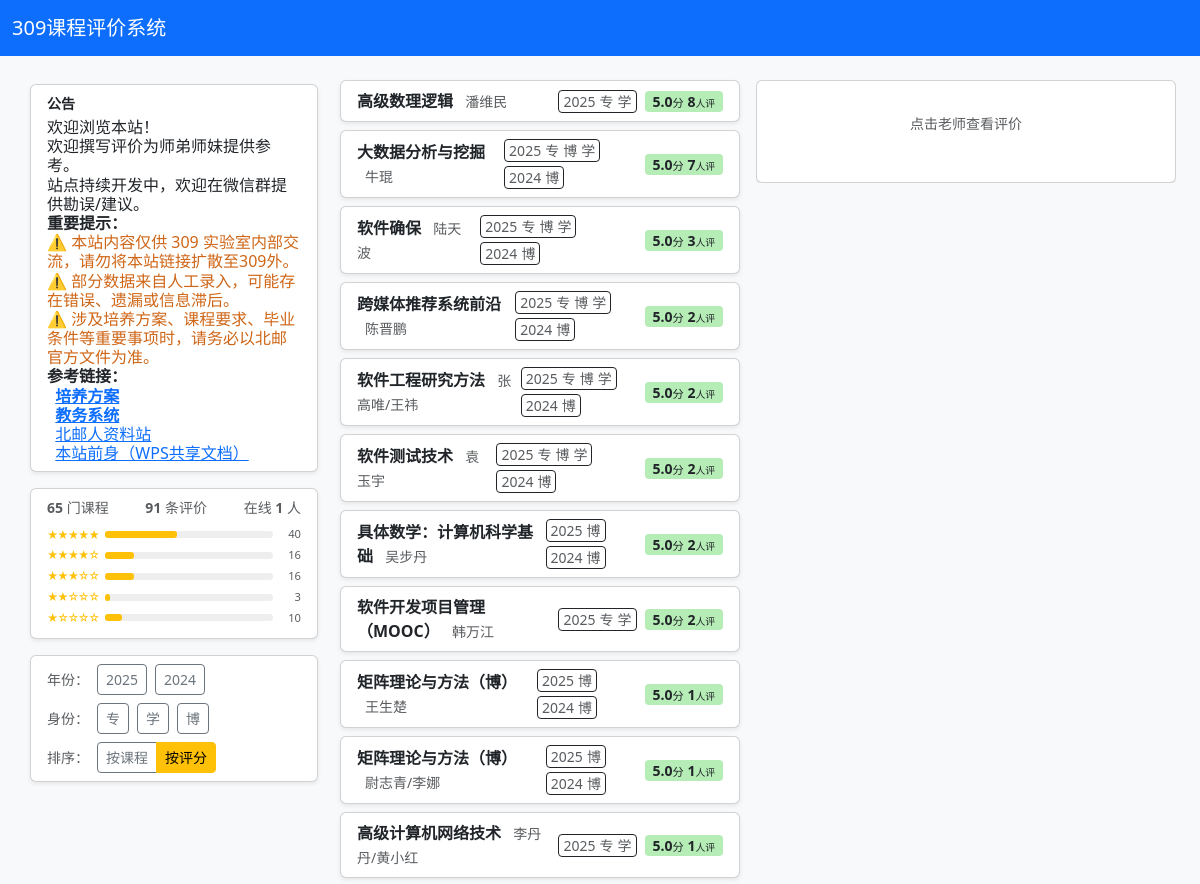
The app's page /?type=&sort=score (upper part), older data.
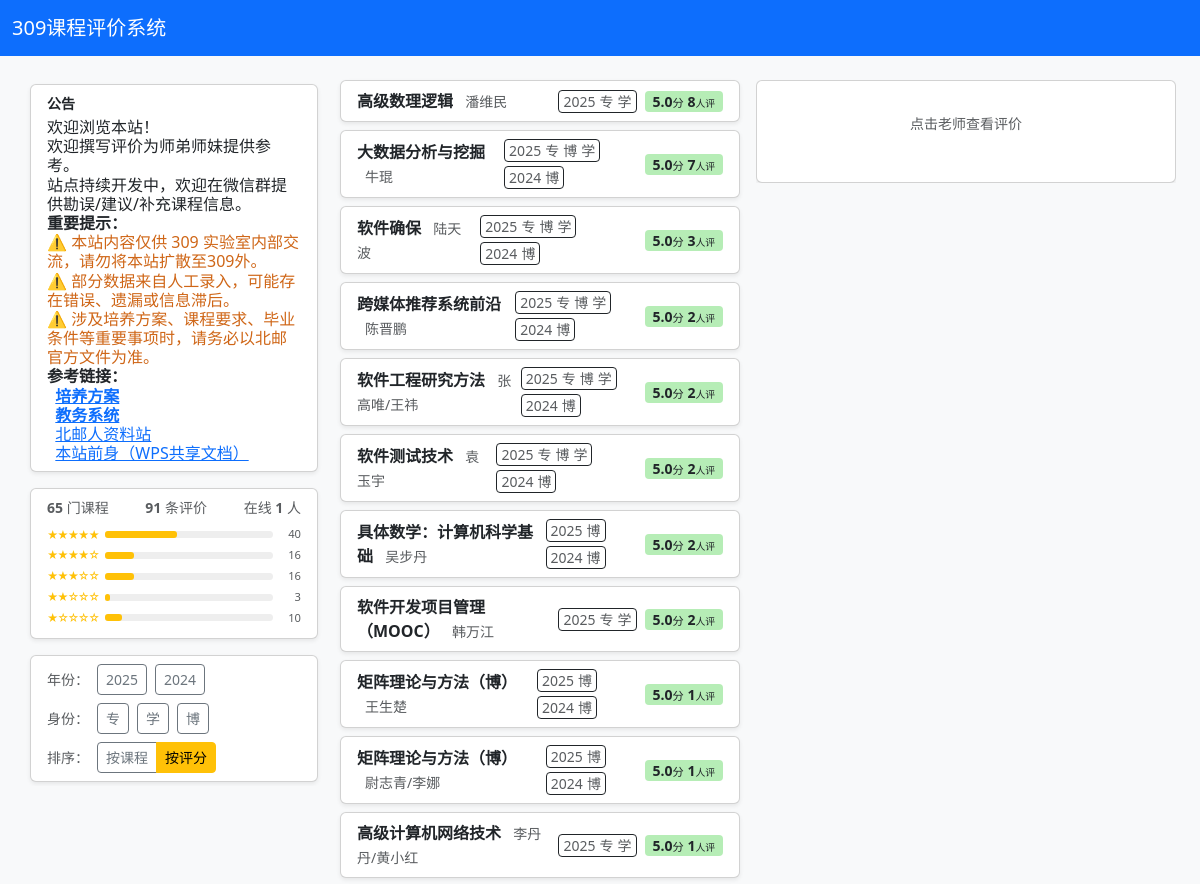
The same page, newer data.
### models.py (models this page shows)
class SiteConfig(db.Model):
    key = db.Column(db.String(50), primary_key=True)
    value = db.Column(db.Text, default='')

### routes/main.py (the view, shortened to what this page needs)
@bp.route('/')
def index():
    sel_year = request.args.get('year', type=int)
    sel_type = request.args.get('type', '').strip()
    all_courses = Course.query.order_by(Course.code).all()
    has_curriculum_ids = {
        r[0] for r in db.session.query(CurriculumEntry.course_id).distinct().all()
    }
    public_ids = {
        c.id for c in all_courses
        if c.id not in has_curriculum_ids and not c.exclude_from_public
    }
    grouped = None
    plan_ids = set()
    public_not_in_plan = []
    not_in_plan = []
    available = (db.session.query(CurriculumEntry.year, CurriculumEntry.student_type)
                 .distinct().all())
    type_order = {t: i for i, t in enumerate(Config.STUDENT_TYPES)}
    available.sort(key=lambda x: (-x[0], type_order.get(x[1], 99)))
    eval_rows = (db.session.query(
        Evaluation.course_id, Evaluation.teacher_id, Evaluation.year,
        func.avg(Evaluation.rating).label('avg_r'),
        func.count(Evaluation.id).label('cnt')
    ).group_by(Evaluation.course_id, Evaluation.teacher_id, Evaluation.year).all())
    teacher_stats = {}
    unrated_counts = {}
    for r in eval_rows:
        if r.avg_r is None:
            key = (r.course_id, r.teacher_id)
            unrated_counts[key] = unrated_counts.get(key, 0) + r.cnt
            continue
        d = teacher_stats.setdefault(r.course_id, {}).setdefault(r.teacher_id, {'years': {}})
        d['years'][r.year] = (round(r.avg_r, 1), r.cnt)
    for cid, tmap in teacher_stats.items():
        for tid, data in tmap.items():
            yd = data['years']
            ry = max(yd)
            data['recent'] = {'year': ry, 'avg': yd[ry][0], 'cnt': yd[ry][1]}
            tc = sum(v[1] for v in yd.values())
            data['all'] = {'avg': round(sum(v[0]*v[1] for v in yd.values()) / tc, 1), 'cnt': tc}
    for (cid, tid), cnt in unrated_counts.items():
        if tid not in teacher_stats.get(cid, {}):
            teacher_stats.setdefault(cid, {})[tid] = {'all': {'avg': None, 'cnt': cnt}}
    sort = request.args.get('sort', '')
    sorted_pairs = []
    if sort == 'score':
        for course in all_courses:
            for t in course.teachers:
                s = teacher_stats.get(course.id, {}).get(t.id)
                if s and s['all']['avg'] is not None:
                    sorted_pairs.append({'course': course, 'teacher': t, 'stats': s,
                                         'in_plan': course.id in plan_ids or course.id in public_ids})
        sorted_pairs.sort(key=lambda x: (-x['stats']['all']['avg'], -x['stats']['all']['cnt']))
    available_years = sorted({r[0] for r in available}, reverse=True)
    available_types = [t for t in Config.STUDENT_TYPES if any(r[1] == t for r in available)]
    course_count = len(all_courses)
    rating_rows = db.session.query(Evaluation.rating, func.count(Evaluation.id)).group_by(Evaluation.rating).all()
    rating_dist = {r: 0 for r in range(1, 6)}
    for rating, cnt in rating_rows:
        rating_dist[rating] = cnt
    eval_count = sum(rating_dist.values())
    return render_template('index.html',
                           courses=all_courses,
                           sel_year=sel_year, sel_type=sel_type,
                           grouped=grouped, plan_ids=plan_ids,
                           public_ids=public_ids,
                           public_not_in_plan=public_not_in_plan,
                           not_in_plan=not_in_plan,
                           available=available,
                           available_years=available_years,
                           available_types=available_types,
                           teacher_stats=teacher_stats,
                           course_count=course_count,
                           eval_count=eval_count,
                           rating_dist=rating_dist,
                           sort=sort, sorted_pairs=sorted_pairs)

### app.py (called while the page is built)
def create_app():
    app = Flask(__name__)
    app.config.from_object(Config)
    db.init_app(app)
    login_manager = LoginManager(app)
    login_manager.login_view = 'admin.login'
    login_manager.login_message = '请先登录'
    @login_manager.user_loader
    def load_user(user_id):
        return Admin.query.get(int(user_id))
    @app.context_processor
    def inject_globals():
        cfg = SiteConfig.query.get('announcement')
        return {'announcement': cfg.value if cfg else '', 'st_abbr': Config.STUDENT_TYPE_ABBR}
    from routes.main import bp as main_bp
    from routes.admin import bp as admin_bp
    app.register_blueprint(main_bp)
    app.register_blueprint(admin_bp, url_prefix='/admin')
    return app

### routes/main.py (called while the page is built)
@bp.before_request
def _track_online():
    ip = get_client_ip()
    now = datetime.utcnow()
    _online[ip] = now
    cutoff = now - timedelta(minutes=5)
    for k in [k for k, v in list(_online.items()) if v < cutoff]:
        del _online[k]

def get_client_ip():
    return request.headers.get('X-Forwarded-For', request.remote_addr).split(',')[0].strip()

### templates/index.html (shortened to what the changed rows need)
{% extends 'base.html' %}
{% block content %}
<div class="d-flex gap-3 align-items-start">
{% if announcement or true %}
<div class="d-none d-lg-flex" style="width:300px;flex-shrink:0;flex-direction:column;position:sticky;top:1rem;max-height:calc(100vh - 2rem);overflow-y:auto;gap:16px;padding:4px 6px">
  {% if announcement %}
  <div class="card shadow-sm">
    <div class="card-body py-2">
      <div class="fw-bold small mb-1">公告</div>
      <div class="ql-content" style="line-height:1.2">{{ announcement|safe }}</div>
    </div>
  </div>
  {% endif %}
</div>
{% endif %}
</div>
{% endblock %}

Row changes from the older to the newer data that the page shows:
changed SiteConfig: value "欢迎浏览本站！ 欢迎撰写评价为师弟师妹提供参考。 站点持续开发中，欢迎在微信群提供勘误/建议。 重要提示： ⚠️ 本站内容仅供 309 实验室内部交流，请勿将本站链接扩散至309外。 ⚠️ 部分数据来自人工录入，可能存在错误、遗漏或信息滞后。 ⚠️ 涉及培养方案、课程要求、毕业条件等重要事项时，请务必以北邮官方文件为准。…" → "欢迎浏览本站！ 欢迎撰写评价为师弟师妹提供参考。 站点持续开发中，欢迎在微信群提供勘误/建议/补充课程信息。 重要提示： ⚠️ 本站内容仅供 309 实验室内部交流，请勿将本站扩散至309外。 ⚠️ 部分数据来自人工录入，可能存在错误、遗漏或信息滞后。 ⚠️ 涉及培养方案、课程要求、毕业条件等重要事项时，请务必以北邮官方文件为准。…"
